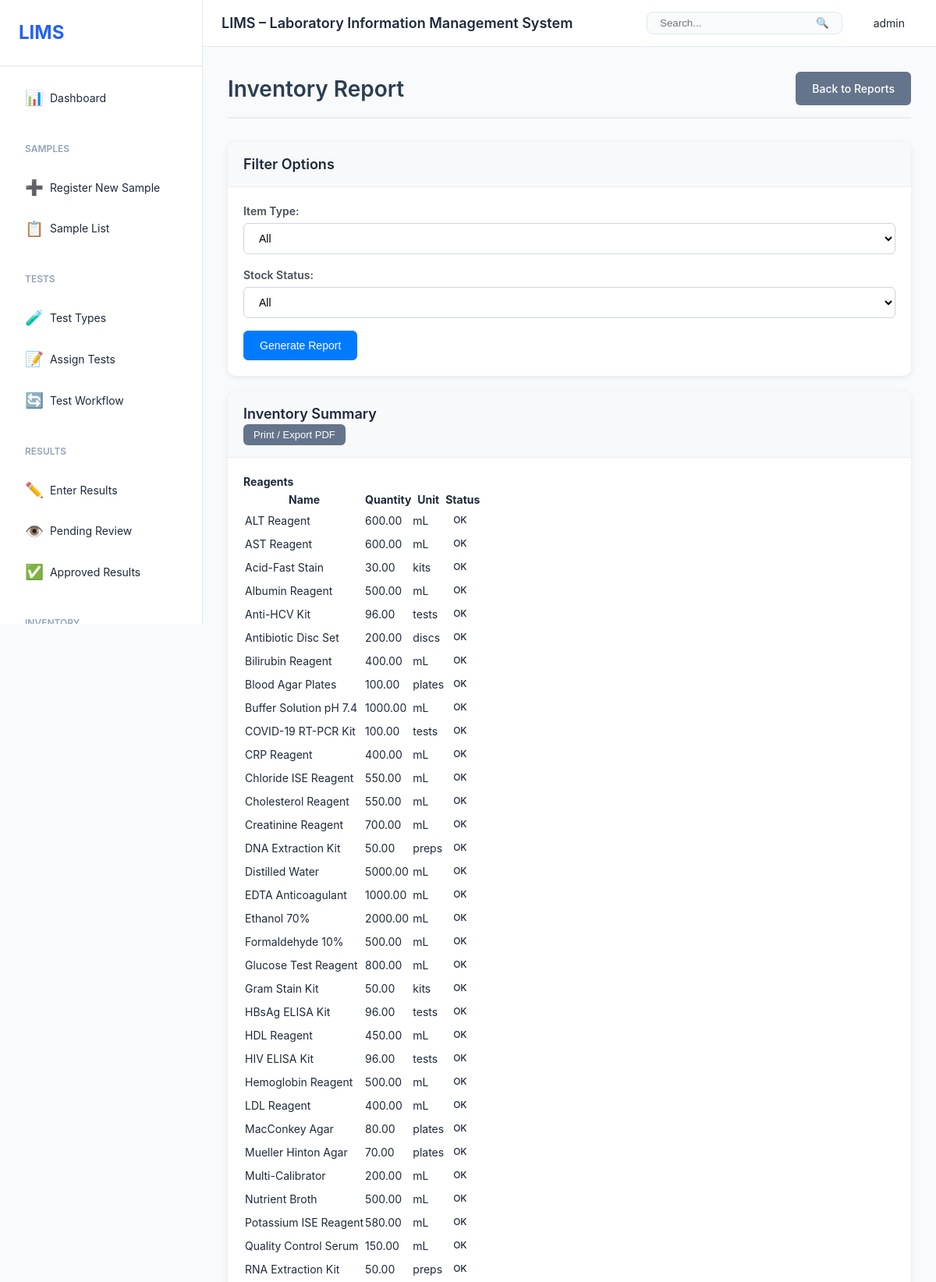
The app's page /reports/inventory/ (signed in, upper part) with its own data.
### users/models.py (models this page shows, shortened)
class User(AbstractUser):
    role = models.ForeignKey(Role, on_delete=models.SET_NULL, null=True, blank=True)
    phone = models.CharField(max_length=20, blank=True)
    department = models.CharField(max_length=100, blank=True)
    employee_id = models.CharField(max_length=50, blank=True, unique=True)
    is_active = models.BooleanField(default=True)
    created_at = models.DateTimeField(auto_now_add=True)
    updated_at = models.DateTimeField(auto_now=True)
    class Meta:
        db_table = 'users'
        ordering = ['username']

### inventory/models.py (models this page shows, shortened)
class Reagent(models.Model):
    name = models.CharField(max_length=200)
    catalog_number = models.CharField(max_length=100, unique=True)
    manufacturer = models.CharField(max_length=200)
    lot_number = models.CharField(max_length=100)
    quantity = models.DecimalField(max_digits=10, decimal_places=2)
    unit = models.CharField(max_length=50)
    minimum_quantity = models.DecimalField(max_digits=10, decimal_places=2)
    expiry_date = models.DateField()
    storage_location = models.CharField(max_length=200)
    hazard_class = models.CharField(max_length=100, blank=True)
    unit_cost = models.DecimalField(max_digits=10, decimal_places=2, null=True, blank=True,
                                    help_text='Cost per unit')
    currency = models.CharField(max_length=10, default='USD')
    purchase_date = models.DateField(null=True, blank=True)
    supplier = models.CharField(max_length=200, blank=True)
    notes = models.TextField(blank=True)
    created_at = models.DateTimeField(auto_now_add=True)
    updated_at = models.DateTimeField(auto_now=True)
    class Meta:
        db_table = 'reagents'
        ordering = ['name']

### reports/views.py (the view, shortened to what this page needs)
# urls.py: path('inventory/', views.inventory_report, name='inventory_report'),
@login_required
def inventory_report(request):
    export = request.GET.get('export')
    reagents = Reagent.objects.all()
    stock_items = StockItem.objects.all()
    context = {
        'reagents': reagents,
        'stock_items': stock_items,
    }
    return render(request, 'reports/inventory_report.html', context)

### templates/reports/inventory_report.html (shortened to what this page needs)
{% extends 'base.html' %}
{% block content %}
<div class="page-header">
    <h1>Inventory Report</h1>
    <a href="{% url 'reports:dashboard' %}" class="btn btn-secondary">Back to Reports</a>
</div>
<div class="card">
    <div class="card-header">
        <h3>Filter Options</h3>
    </div>
    <div class="card-body">
        <form method="get" class="filter-form">
            <div class="row">
                <div class="col-md-6">
                    <div class="form-group">
                        <label for="item_type">Item Type:</label>
                        <select name="item_type" id="item_type" class="form-control">
                            <option value="all">All</option>
                        </select>
                    </div>
                </div>
                <div class="col-md-6">
                    <div class="form-group">
                        <label for="stock_status">Stock Status:</label>
                        <select name="stock_status" id="stock_status" class="form-control">
                            <option value="all">All</option>
                        </select>
                    </div>
                </div>
            </div>
            <button type="submit" class="btn btn-primary">Generate Report</button>
        </form>
    </div>
</div>
<div class="card">
    <div class="card-header">
        <h3>Inventory Summary</h3>
        <button onclick="window.print()" class="btn btn-sm btn-secondary">Print / Export PDF</button>
    </div>
    <div class="card-body">
        <div class="row">
            <div class="col-md-6">
                <h4>Reagents</h4>
                {% if reagents %}
                <table class="data-table">
                    <thead>
                        <tr>
                            <th>Name</th>
                            <th>Quantity</th>
                            <th>Unit</th>
                            <th>Status</th>
                        </tr>
                    </thead>
                    <tbody>
                        {% for reagent in reagents %}
                        <tr>
                            <td>{{ reagent.name }}</td>
                            <td>{{ reagent.quantity }}</td>
                            <td>{{ reagent.unit }}</td>
                            <td>
                                {% if reagent.quantity <= reagent.minimum_quantity %}
                                    <span class="badge badge-warning">Low</span>
                                {% else %}
                                    <span class="badge badge-success">OK</span>
                                {% endif %}
                            </td>
                        </tr>
                        {% endfor %}
                    </tbody>
                </table>
                {% else %}
                <p class="text-muted">No reagents found.</p>
                {% endif %}
            </div>
        </div>
    </div>
</div>
{% endblock %}

### templates/base.html (shortened to what this page needs)
{% load static %}
<!DOCTYPE html>
<html lang="en">
<head>
    <link rel="stylesheet" href="{% static 'css/style.css' %}">
    <link rel="stylesheet" href="{% static 'css/labs.css' %}">
    <link rel="stylesheet" href="https://cdnjs.cloudflare.com/ajax/libs/font-awesome/5.15.4/css/all.min.css">
</head>
<body>
    <div class="layout">
        <aside class="sidebar" id="sidebar">
            <div class="sidebar-header">
                <h2>LIMS</h2>
            </div>
            <nav class="sidebar-nav">
                <a href="{% url 'dashboard:dashboard' %}" class="nav-item {% if request.resolver_match.url_name == 'dashboard' %}active{% endif %}">
                    <span class="icon">📊</span>
                    <span>Dashboard</span>
                </a>
                <div class="nav-group">
                    <div class="nav-group-title">Samples</div>
                    <a href="{% url 'samples:sample_create' %}" class="nav-item">
                        <span class="icon">➕</span>
                        <span>Register New Sample</span>
                    </a>
                    <a href="{% url 'samples:sample_list' %}" class="nav-item">
                        <span class="icon">📋</span>
                        <span>Sample List</span>
                    </a>
                </div>
                <div class="nav-group">
                    <div class="nav-group-title">Tests</div>
                    <a href="{% url 'tests:test_type_list' %}" class="nav-item">
                        <span class="icon">🧪</span>
                        <span>Test Types</span>
                    </a>
                    <a href="{% url 'tests:assign_test' %}" class="nav-item">
                        <span class="icon">📝</span>
                        <span>Assign Tests</span>
                    </a>
                    <a href="{% url 'tests:test_workflow' %}" class="nav-item">
                        <span class="icon">🔄</span>
                        <span>Test Workflow</span>
                    </a>
                </div>
                <div class="nav-group">
                    <div class="nav-group-title">Results</div>
                    <a href="{% url 'results:result_list' %}" class="nav-item">
                        <span class="icon">✏️</span>
                        <span>Enter Results</span>
                    </a>
                    <a href="{% url 'results:review_results' %}" class="nav-item">
                        <span class="icon">👁️</span>
                        <span>Pending Review</span>
                    </a>
                    <a href="{% url 'results:approved_results' %}" class="nav-item">
                        <span class="icon">✅</span>
                        <span>Approved Results</span>
                    </a>
                </div>
                <div class="nav-group">
                    <div class="nav-group-title">Inventory</div>
                </div>
            </nav>
        </aside>
        <div class="main-content">
            <header class="top-header">
                <div class="header-left">
                    <h1>LIMS – Laboratory Information Management System</h1>
                </div>
                <div class="header-right">
                    <div class="search-box">
                        <input type="text" placeholder="Search..." id="globalSearch">
                        <button>🔍</button>
                    </div>
                    <div class="user-menu">
                        <span>{{ user.get_full_name|default:user.username }}</span>
                    </div>
                </div>
            </header>
            <div class="page-content">
                {% block content %}{% endblock %}
            </div>
        </div>
    </div>
</body>
</html>

### static/css/labs.css (style rules this page uses)
.page-header { display: flex; justify-content: space-between; align-items: center; margin-bottom: 30px; padding-bottom: 15px; border-bottom: 2px solid #e9ecef; }
.page-header h1 { margin: 0; font-size: 28px; font-weight: 600; color: #2c3e50; }
.card { border: none; border-radius: 10px; box-shadow: 0 2px 8px rgba(0,0,0,0.08); margin-bottom: 20px; }
.card-header { background: #f8f9fa; border-bottom: 1px solid #e9ecef; padding: 15px 20px; border-radius: 10px 10px 0 0 !important; }
.card-body { padding: 20px; }
.badge { padding: 5px 10px; border-radius: 4px; font-weight: 500; font-size: 12px; }
.form-group label { font-weight: 600; color: #495057; margin-bottom: 5px; }
.form-control { border-radius: 6px; border: 1px solid #ced4da; padding: 10px 15px; }
.btn { border-radius: 6px; padding: 10px 20px; font-weight: 500; transition: all 0.2s; }
.btn-primary { background: #007bff; border-color: #007bff; }
.btn-sm { padding: 5px 12px; font-size: 13px; }

### records on screen
User: get_full_name "admin"
Reagent: name "ALT Reagent", quantity "600.00", unit "mL", minimum_quantity "OK"
Reagent: name "AST Reagent", quantity "600.00", unit "mL", minimum_quantity "OK"
Reagent: name "Acid-Fast Stain", quantity "30.00", unit "kits", minimum_quantity "OK"
Reagent: name "Albumin Reagent", quantity "500.00", unit "mL", minimum_quantity "OK"
Reagent: name "Anti-HCV Kit", quantity "96.00", unit "tests", minimum_quantity "OK"
Reagent: name "Antibiotic Disc Set", quantity "200.00", unit "discs", minimum_quantity "OK"
Reagent: name "Bilirubin Reagent", quantity "400.00", unit "mL", minimum_quantity "OK"
Reagent: name "Blood Agar Plates", quantity "100.00", unit "plates", minimum_quantity "OK"
Reagent: name "Buffer Solution pH 7.4", quantity "1000.00", unit "mL", minimum_quantity "OK"
Reagent: name "COVID-19 RT-PCR Kit", quantity "100.00", unit "tests", minimum_quantity "OK"
Reagent: name "CRP Reagent", quantity "400.00", unit "mL", minimum_quantity "OK"
Reagent: name "Chloride ISE Reagent", quantity "550.00", unit "mL", minimum_quantity "OK"
Reagent: name "Cholesterol Reagent", quantity "550.00", unit "mL", minimum_quantity "OK"
Reagent: name "Creatinine Reagent", quantity "700.00", unit "mL", minimum_quantity "OK"
Reagent: name "DNA Extraction Kit", quantity "50.00", unit "preps", minimum_quantity "OK"
Reagent: name "Distilled Water", quantity "5000.00", unit "mL", minimum_quantity "OK"
Reagent: name "EDTA Anticoagulant", quantity "1000.00", unit "mL", minimum_quantity "OK"
Reagent: name "Ethanol 70%", quantity "2000.00", unit "mL", minimum_quantity "OK"
Reagent: name "Formaldehyde 10%", quantity "500.00", unit "mL", minimum_quantity "OK"
Reagent: name "Glucose Test Reagent", quantity "800.00", unit "mL", minimum_quantity "OK"
Reagent: name "Gram Stain Kit", quantity "50.00", unit "kits", minimum_quantity "OK"
Reagent: name "HBsAg ELISA Kit", quantity "96.00", unit "tests", minimum_quantity "OK"
Reagent: name "HDL Reagent", quantity "450.00", unit "mL", minimum_quantity "OK"
Reagent: name "HIV ELISA Kit", quantity "96.00", unit "tests", minimum_quantity "OK"
Reagent: name "Hemoglobin Reagent", quantity "500.00", unit "mL", minimum_quantity "OK"
Reagent: name "LDL Reagent", quantity "400.00", unit "mL", minimum_quantity "OK"
Reagent: name "MacConkey Agar", quantity "80.00", unit "plates", minimum_quantity "OK"
Reagent: name "Mueller Hinton Agar", quantity "70.00", unit "plates", minimum_quantity "OK"
Reagent: name "Multi-Calibrator", quantity "200.00", unit "mL", minimum_quantity "OK"
Reagent: name "Nutrient Broth", quantity "500.00", unit "mL", minimum_quantity "OK"
Reagent: name "Potassium ISE Reagent", quantity "580.00", unit "mL", minimum_quantity "OK"
Reagent: name "Quality Control Serum", quantity "150.00", unit "mL", minimum_quantity "OK"
Reagent: name "RNA Extraction Kit", quantity "50.00", unit "preps", minimum_quantity "OK"
